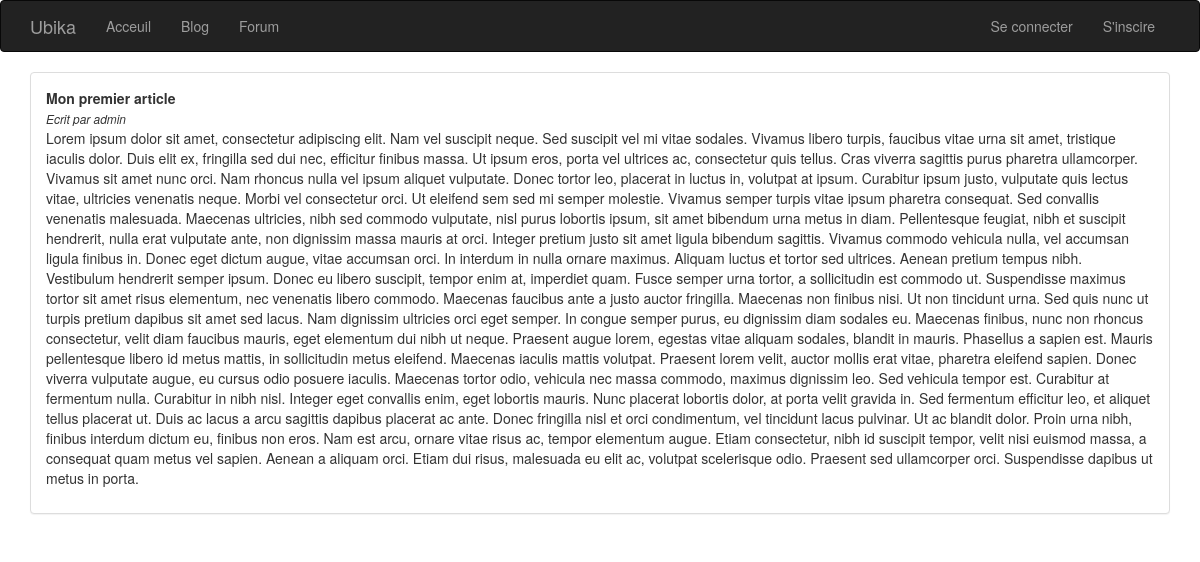
The app's page /blog/view/mon-premier-article/ with its own data.
### Blog/models.py (models this page shows, shortened)
class Article(models.Model):
    titre = models.CharField(max_length=100)
    contenu = models.TextField()
    auteur = models.ForeignKey(User)
    slug = models.SlugField()
    published_date = models.DateTimeField(auto_now_add=True)

### Blog/views.py (the view)
# urls.py: url(r'^blog/view/(?P<slug>[-\w]+)/$', views.BlogView, name = 'blog_view'),
def BlogView(request,slug):
    article = get_object_or_404(Article, slug=slug)
    return render(request, 'view.html', {'article' : article})

### Blog/templates/view.html (shortened to what this page needs)
{% extends "layout.html" %}
{% block content %}
        <div class="panel panel-default">
            <div class="panel-body">
               <b>{{article.titre}}</b><br>
               <small><i>Ecrit par {{article.auteur}}</i></small>
               <p>{{article.contenu}}</p>
            </div>
        </div>
{% endblock %}

### records on screen
Article: titre "Mon premier article", auteur "admin", contenu "Lorem ipsum dolor sit amet, consectetur adipiscing elit. Nam vel suscipit neque. Sed suscipit vel mi vitae sodales. Vivamus libero turpis, faucibus vitae urna sit amet, tristique iaculis dolor. Duis elit ex, fringilla sed dui nec, efficitur finibus massa. Ut ipsum eros, porta vel ultrices ac, consectetur quis tellus. Cras viverra sagittis purus pharetra ullamcorper. Vivamus sit amet nunc orci. Nam rhoncus nulla vel ipsum aliquet vulputate. Donec tortor leo, placerat in luctus in, volutpat at ipsum. Curabitur ipsum justo, vulputate quis lectus vitae, ultricies venenatis neque. Morbi vel consectetur orci. Ut eleifend sem sed mi semper molestie. Vivamus semper turpis vitae ipsum pharetra…"
